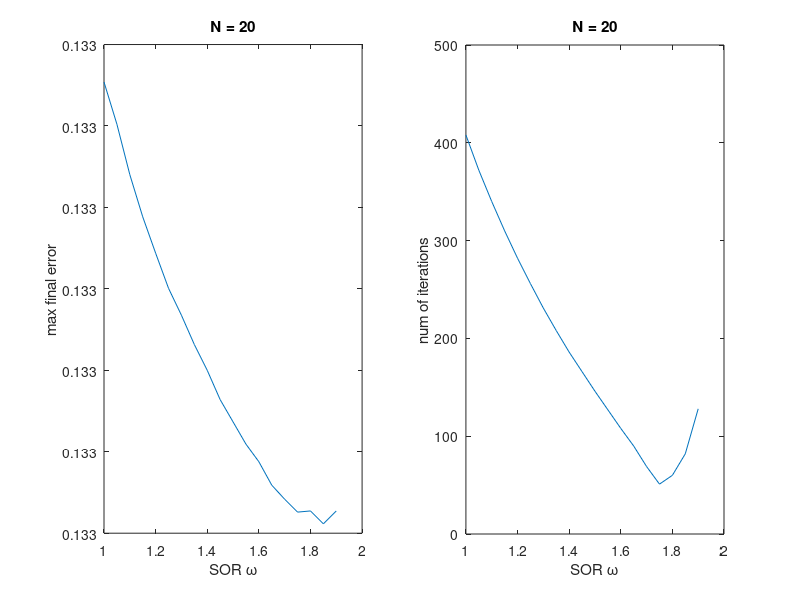

Write the MATLAB code that produced this figure. (Note: this script raises an error after producing the figure.)
N = 20;
nm = 100000;
th = 1e-6;
h = 1/(N+1);
IBR = @(i,j,nc) (i-1)*nc + j;
N = N-2;
%A = zeros((N+1)^2);
A = sparse(N+1,N+1);
b = zeros((N+1)^2,1);
u = b;
ua = b;
for i = 1:N+1
    for j = 1:N+1
        x = (i)*h;
        y = (j)*h;
        I = IBR(i,j,N+1);
        A(I,I) = 4;
        b(I) = h^2 * 2*pi^2*sin(pi*x)*sin(pi*y);
        ua(I) = sin(pi*x)*sin(pi*y);
        if i>1
           J = IBR(i-1,j,N+1);
           A(I,J) = -1;
        end
        if i<=N
           J = IBR(i+1,j,N+1);
           A(I,J) = -1;
        end
        if j>1
           J = IBR(i,j-1,N+1);
           A(I,J) = -1;
        end
        if j<=N
           J = IBR(i,j+1,N+1);
           A(I,J) = -1;
        end
    end
end
colormap jet
imagesc(A);
colorbar;
axis equal;
title(sprintf('N = %d',N+2));
%%
%figure;
plot(b);
title(sprintf('N = %d',N+2));
%% plot solution
%x = A\b;
us = ua;
us = reshape(us,N+1,N+1);
[xg,yg] = meshgrid(linspace(h,1-2*h,N+1),linspace(h,1-2*h,N+1));

surf(xg,yg,us);
hold on;
surf(xg,yg,sin(pi*xg).*sin(pi*yg) -0.5);
hold off;
view(3);
%% SOR
L = -tril(A,-1);
U = -triu(A,1);
D = diag(diag(A));
omegas = 1.0:0.05:1.9;
errs = cell(numel(omegas),1);
names = cell(numel(omegas),1);
errss = omegas*nan;
itts = omegas*nan;
i = 0;

for omega = omegas
    i = i+1;
    errs{i} = nan(nm,1);
    Bsor = (D-omega*L)\((1-omega)*D+omega*U);
    fsor = omega*((D-omega*L)\b);
    
    x = zeros((N+1)^2,1);
    for it = 1:nm
        xprev = x;
        x = Bsor*x + fsor;
        err = x-ua;
        errn = norm(err,inf);
        resn = norm(A*x-b,inf);
        inc = norm(xprev-x,inf);
        %errs{i}(it) = norm(err,inf);
        if inc<th
            break;
        end
        fprintf('err = %f\n',errn);
    end
    itts(i) = it;
    names{i} = sprintf('SOR \\omega = %f',omega);
    errss(i) = norm(err,inf);
end

subplot(1,2,1);
plot(omegas,errss);
xlabel('SOR \omega');
ylabel('max final error');
title(sprintf('N = %d',N+2));
subplot(1,2,2);
plot(omegas,itts);
xlabel('SOR \omega');
ylabel('num of iterations');
title(sprintf('N = %d',N+2));
a = gcf;
a.Units = 'pixels';
a.Position = [100,100,1000,400];

%% CG
x = zeros((N+1)^2,1);
r = b-A*x;
p = r;
rdr = dot(r,r);

for it = 1:nm
   xprev = x;
   
   alpha = rdr/dot(p,A*p);
   x = x+alpha*p;
   rdrp = rdr;
   r = r - alpha*A*p;
   rdr = dot(r,r);
   beta = rdr/rdrp;
   p = r + beta*p;
    
   inc = norm(xprev-x,inf);
   if inc<th
      break; 
   end
end
err = norm(x-ua,inf)


%% PCG

L = -tril(A,-1);
U = -triu(A,1);
D = diag(diag(A));
omegas = 1.0:0.05:1.9;
errs = cell(numel(omegas),1);
names = cell(numel(omegas),1);
errss = omegas*nan;
itts = omegas*nan;
i = 0;

for omega = omegas
    i = i+1;
   S = 1/sqrt(omega*(2-omega))*(D-omega*L)/sqrtm(D);
   M = S*S';
    
    x = zeros((N+1)^2,1);
    r = b-A*x;
    z = M\r;
    p  = z;
    zdr = dot(z,r);
    for it = 1:nm
        xprev = x;
        alpha = zdr/dot(p,A*p);
        x = x+alpha*p;
        r = r-alpha*A*p;
        z = M\r;
        zdrp = zdr;
        zdr = dot(z,r);
        beta = zdr/zdrp;
        p = z+beta*p;
        
        inc = norm(xprev-x,inf);
        if inc<th
           break; 
        end
    end
    itts(i) = it;
    errss(i) = norm(x-ua,inf);
end


subplot(1,2,1);
plot(omegas,errss);
xlabel('PCG \omega');
ylabel('max final error');
title(sprintf('N = %d',N+2));
subplot(1,2,2);
plot(omegas,itts);
xlabel('PCG \omega');
ylabel('num of iterations');
title(sprintf('N = %d',N+2));
a = gcf;
a.Units = 'pixels';
a.Position = [100,100,1000,400];






    